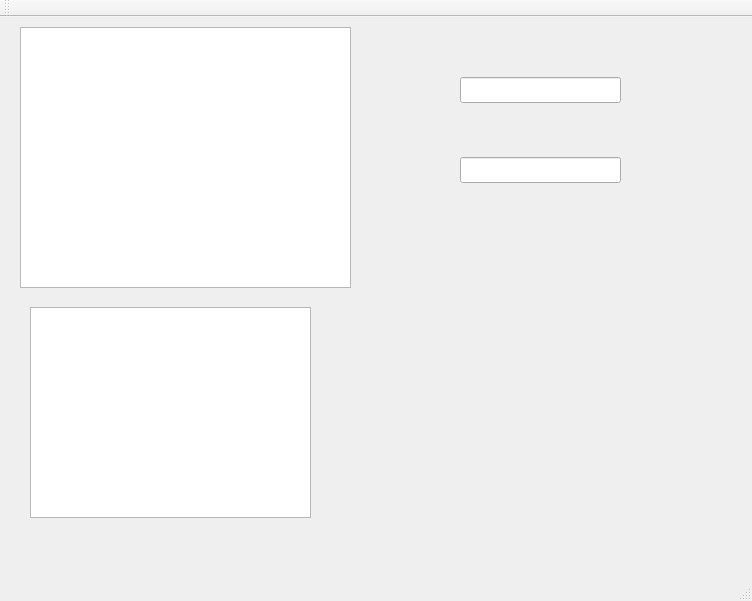
<?xml version="1.0" encoding="UTF-8"?>
<ui version="4.0">
 <class>Assignement89Class</class>
 <widget class="QMainWindow" name="Assignement89Class">
  <property name="geometry">
   <rect>
    <x>0</x>
    <y>0</y>
    <width>752</width>
    <height>601</height>
   </rect>
  </property>
  <property name="windowTitle">
   <string>Assignement89</string>
  </property>
  <widget class="QWidget" name="centralWidget">
   <widget class="QListWidget" name="listWidget">
    <property name="geometry">
     <rect>
      <x>20</x>
      <y>10</y>
      <width>331</width>
      <height>261</height>
     </rect>
    </property>
   </widget>
   <widget class="QLineEdit" name="lineEdit">
    <property name="geometry">
     <rect>
      <x>460</x>
      <y>60</y>
      <width>161</width>
      <height>26</height>
     </rect>
    </property>
   </widget>
   <widget class="QLineEdit" name="lineEdit_2">
    <property name="geometry">
     <rect>
      <x>460</x>
      <y>140</y>
      <width>161</width>
      <height>26</height>
     </rect>
    </property>
   </widget>
   <widget class="QListWidget" name="listWidget_2">
    <property name="geometry">
     <rect>
      <x>30</x>
      <y>290</y>
      <width>281</width>
      <height>211</height>
     </rect>
    </property>
   </widget>
  </widget>
  <widget class="QMenuBar" name="menuBar">
   <property name="geometry">
    <rect>
     <x>0</x>
     <y>0</y>
     <width>752</width>
     <height>26</height>
    </rect>
   </property>
  </widget>
  <widget class="QToolBar" name="mainToolBar">
   <attribute name="toolBarArea">
    <enum>TopToolBarArea</enum>
   </attribute>
   <attribute name="toolBarBreak">
    <bool>false</bool>
   </attribute>
  </widget>
  <widget class="QStatusBar" name="statusBar"/>
 </widget>
 <layoutdefault spacing="6" margin="11"/>
 <resources>
  <include location="Assignement89.qrc"/>
 </resources>
 <connections/>
</ui>
